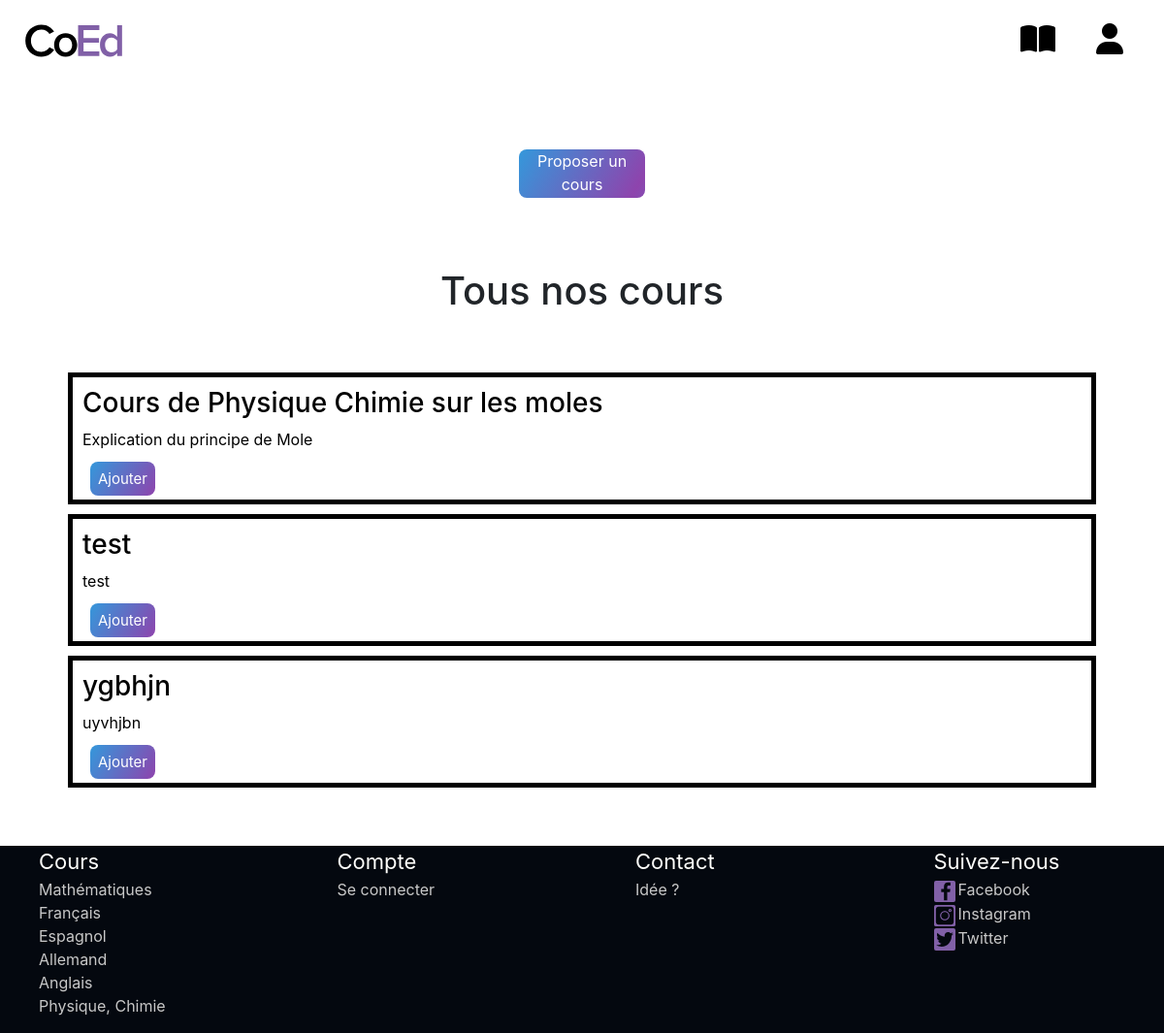
The page /index.php?page=cours on the database its author committed.
### tables this page shows
CREATE TABLE `courses` (
  `courseid` int(255) NOT NULL,
  `subject` varchar(100) NOT NULL,
  `title` varchar(1000) NOT NULL,
  `content` varchar(2000) NOT NULL,
  `url` varchar(2000) NOT NULL,
  `valide` varchar(10) DEFAULT NULL
);

### controller/courseController.php (called while the page is built, shortened)
<?php
include_once './models/Bdd.php';
function getAllCourses(){
    $Bdd = new Bdd();
    $courses = $Bdd->getCourses();
    return $courses;
}

### models/Bdd.php (called while the page is built, shortened)
<?php
class Bdd
{
    private $connexion;
    public function __construct()
    {
        try {
            $this->connexion = new PDO('mysql:host=localhost;dbname=webpjt;charset=utf8', 'root', 'root');
        } catch (PDOException $Exception) {
            echo "Erreur de connexion à la base de donnée";
            exit;
        }
    }
    public function getCourses()
    {
        $sql = 'SELECT * FROM courses';
        $var = $this->connexion->prepare(($sql));
        $var->execute();
        $courses = $var->fetchAll(PDO::FETCH_ASSOC);
        return $courses;
    }
}

### views/cours.php (the view, shortened to what this page needs)
<!DOCTYPE html>
<html lang="en">
<head>
    <link rel="stylesheet" href="./styles/stylecours.css">
</head>
<body>
    <br><br><br>
    <?php
    if (isset($_SESSION['type']) && ($_SESSION['type'] == "admin" || $_SESSION['type'] == "user")) {
        echo "<a href=\"index.php?page=proposercours\" class=\"logbtn\">Proposer un cours</a>";
    } else {
        echo "<a href=\"index.php?page=login\" class=\"logbtn\">Proposer un cours</a>";
    }
    ?>
    <br><br><br>
    <h1>Tous nos cours</h1>
    <?php
    include_once './controller/courseController.php';
    $courses = getAllCourses();
    if ($courses != null) {
        echo "<div class=\"allcourses\">";
        foreach ($courses as $course) {
            if ($course['valide'] == 'oui') {
                echo "<a href=\"index.php?page=coursdisplay&id=".$course['courseid']."\">
                <div class=\"course\">
                    <h3>".$course['title']."</h3>
                    <p>".$course['subject']."</p>
                    <a class=\"add\" href=\"index.php?page=addcourseaccount&id=".$course['courseid']."\" title=\"Ajouter à mes cours\">Ajouter</a>
                </div>
            </a>";
            }
        }
        echo "</div>";
    } else {
        echo "désole vous n'avez pas de cours dans votre BDD";
    }
    ?>
</body>
</html>

### styles/stylenavbar.css (style rules this page uses)
:root { --purple_web: #8160a7; --black_web: #04080f; --white_web: #fffffc; --grey_web: #c8c8c8; }
* { box-sizing: border-box; }
body { margin: 0; padding: 0; }

### styles/stylefooter.css (style rules this page uses)
html, body { height: 100%; }

### styles/stylecours.css (style rules this page uses)
body h1 { text-align: center; }
.logbtn { display: block; text-align: center; width: 130px; height: 50px; border: none; background: linear-gradient(120deg, #3498DB, #8E44AD, #3498DB); background-size: 200%; color: #fff; outline: none; cursor: pointer; transition: 0s; border-radius: 8px; position: relative; left: 50%; transform: translate(-65px, 0px); }
.allcourses { margin: 5%; }
.allcourses a { text-decoration: none; color: black; }
.course { border: solid 5px black; padding: 10px; margin: 10px; }
a.add { background: linear-gradient(120deg, #3498DB, #8E44AD); color: #fff; padding: 8px; margin: 8px; text-decoration: none; font-size: 15px; border-radius: 8px; text-align: right !important; }

### rows shown on the page
courses: title "Cours de Physique Chimie sur les moles", subject "Explication du principe de Mole"
courses: title "test", subject "test"
courses: title "ygbhjn", subject "uyvhjbn"
